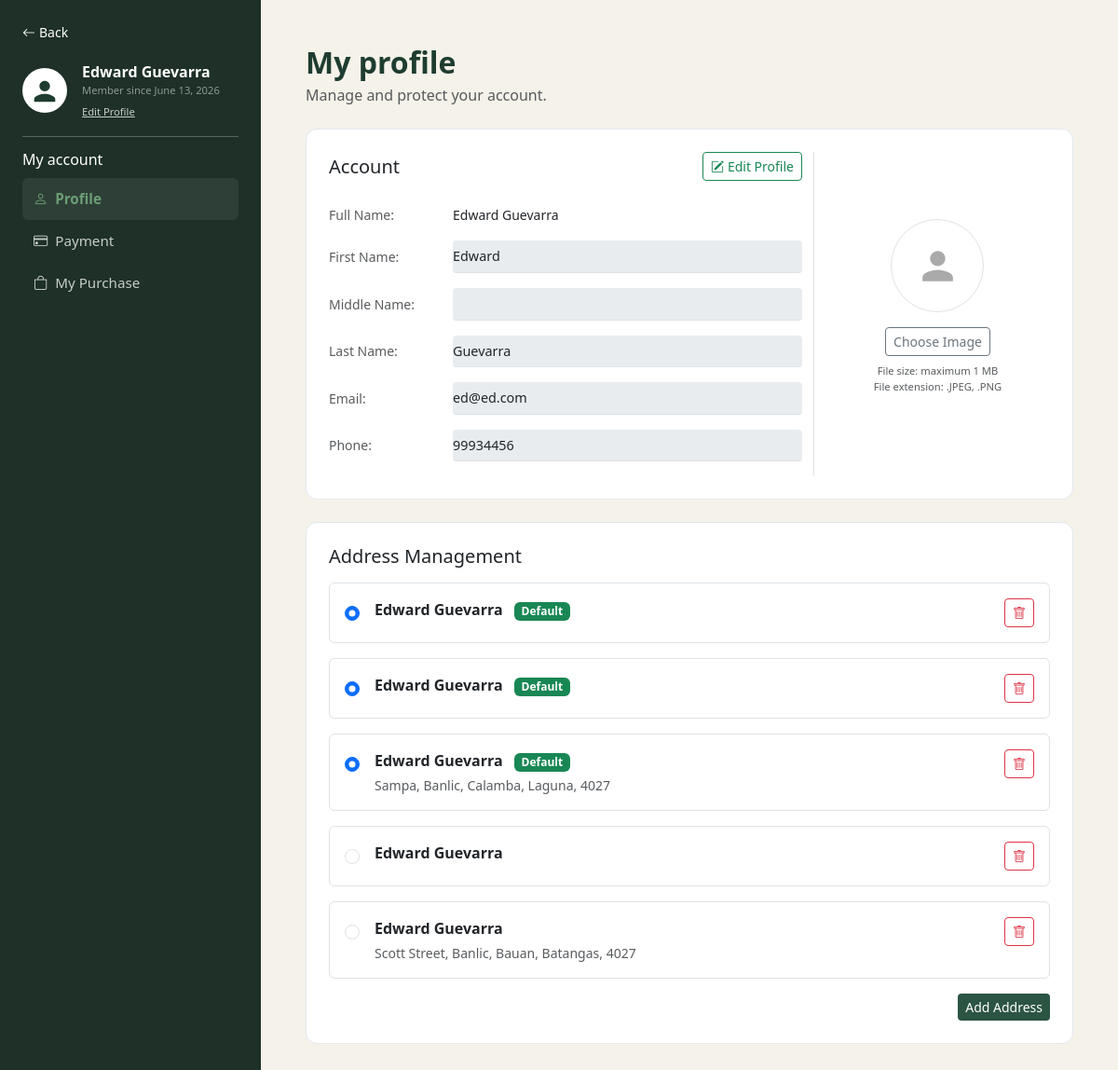
Page /profile.php (signed in) on the committed database.
### tables this page shows
CREATE TABLE `users` (
  `id` int(11) NOT NULL,
  `name` varchar(100) NOT NULL,
  `first_name` varchar(120) DEFAULT NULL,
  `middle_name` varchar(120) DEFAULT NULL,
  `last_name` varchar(120) DEFAULT NULL,
  `email` varchar(100) NOT NULL,
  `phone_num` varchar(20) DEFAULT NULL,
  `password` varchar(255) NOT NULL,
  `role` enum('user','admin') DEFAULT 'user',
  `created_at` timestamp NOT NULL DEFAULT current_timestamp()
);

CREATE TABLE `addresses` (
  `id` int(11) NOT NULL,
  `user_id` int(11) NOT NULL,
  `address_type` enum('shipping','billing') DEFAULT 'shipping',
  `address_label` varchar(50) DEFAULT NULL,
  `street_address` varchar(255) NOT NULL,
  `region` varchar(100) NOT NULL DEFAULT '',
  `city` varchar(100) NOT NULL DEFAULT '',
  `barangay` varchar(100) NOT NULL,
  `postal_code` varchar(10) NOT NULL,
  `landmark` varchar(255) DEFAULT NULL,
  `is_default_shipping` tinyint(1) DEFAULT 0,
  `is_default_billing` tinyint(1) DEFAULT 0,
  `created_at` timestamp NOT NULL DEFAULT current_timestamp(),
  `updated_at` timestamp NOT NULL DEFAULT current_timestamp() ON UPDATE current_timestamp()
);

### profile.php (the view, shortened to what this page needs)
<?php
function buildFullName(?string $firstName, ?string $middleName, ?string $lastName): string
{
    $parts = [];
    $firstName = trim((string) $firstName);
    $middleName = trim((string) $middleName);
    $lastName = trim((string) $lastName);
    if ($firstName !== '') {
        $parts[] = $firstName;
    }
    if ($lastName !== '') {
        $parts[] = $lastName;
    }
    return trim(implode(' ', $parts));
}
$database = new Database();
$conn = $database->getConnection();
$user_id = $_COOKIE['user_id'] ?? $_SESSION['user_id'];
$stmt = $conn->prepare("SELECT * FROM users WHERE id = ?");
$stmt->bind_param("i", $user_id);
$stmt->execute();
$user = $stmt->get_result()->fetch_assoc();
$displayName = buildFullName($user['first_name'] ?? '', $user['middle_name'] ?? '', $user['last_name'] ?? '');
function loadAddresses($conn, $user_id)
{
    $addresses = [];
    $addrStmt = $conn->prepare("SELECT * FROM addresses WHERE user_id = ? ORDER BY is_default_shipping DESC, id DESC, created_at DESC");
    if ($addrStmt) {
        $addrStmt->bind_param("i", $user_id);
        $addrStmt->execute();
        $result = $addrStmt->get_result();
        while ($row = $result->fetch_assoc()) {
            $addresses[] = $row;
        }
    }
    return $addresses;
}
$addresses = loadAddresses($conn, $user_id);
$member_since = date("F j, Y", strtotime($user['created_at']));
$profilePhone = isset($user['phone_num']) && $user['phone_num'] !== null ? (string) $user['phone_num'] : '';
?>
<!DOCTYPE html>
<html lang="en">
<head>
    <link href="https://cdn.jsdelivr.net/npm/bootstrap@5.3.3/dist/css/bootstrap.min.css" rel="stylesheet">
    <link href="https://cdn.jsdelivr.net/npm/bootstrap-icons@1.11.3/font/bootstrap-icons.min.css" rel="stylesheet">
    <link rel="stylesheet" href="styles/profile.css">
</head>
<body>
    <div class="d-flex">
        <aside id="sidebar" class="p-4 d-flex flex-column gap-3">
            <div id="sidebarBody">
                <a href="index.php" class="text-white text-decoration-none small">
                    <i class="bi bi-arrow-left me-1"></i>Back
                </a>
                <div class="d-flex align-items-center gap-3 pb-3 border-bottom border-white border-opacity-25 mt-2">
                    <div class="avatar-circle"></div>
                    <div>
                        <div class="fw-semibold text-white"><?= htmlspecialchars($displayName) ?></div>
                        <div class="text-white opacity-50" style="font-size:.7rem;">Member since
                            <?= htmlspecialchars($member_since) ?></div>
                        <a href="#" id="sidebarEditProfile" class="text-white opacity-75 text-decoration-underline"
                            style="font-size:.7rem;">Edit Profile</a>
                    </div>
                </div>
                <nav>
                    <p class="text-white fs-6 fw-medium mb-2">My account</p>
                    <ul class="list-unstyled mb-0">
                        <li class="nav-link-side active" data-target="profile-panel"><i
                                class="bi bi-person me-2"></i>Profile</li>
                        <li class="nav-link-side" data-target="payment-panel"><i class="bi bi-credit-card me-2"></i>Payment
                        </li>
                        <li class="nav-link-side" data-target="purchase-panel"><i class="bi bi-bag me-2"></i>My Purchase
                        </li>
                    </ul>
                </nav>
            </div>
        </aside>
        <main class="flex-grow-1 p-5">
            <div class="content-header mb-4">
                <h2 class="fw-bold mb-1">My profile</h2>
                <p class="text-muted mb-0">Manage and protect your account.</p>
            </div>
            <section id="profile-panel" class="content-panel">
                <div class="card mb-4 p-4">
                    <div class="row g-4">
                        <div class="col-lg-8">
                            <div class="d-flex justify-content-between align-items-center mb-4">
                                <h5 class="fw-medium mb-0">Account</h5>
                                <button type="button" id="unlockProfileBtn" class="btn btn-sm btn-outline-success"><i
                                        class="bi bi-pencil-square me-1"></i>Edit Profile</button>
                            </div>
                            <form method="post" id="profileForm">
                                <div class="row align-items-center mb-3">
                                    <label class="col-4 col-sm-3 text-muted small">Full Name:</label>
                                    <div class="col"><span class="small"><?= htmlspecialchars($displayName ?: 'N/A') ?></span></div>
                                </div>
                                <div class="row align-items-center mb-3">
                                    <label class="col-4 col-sm-3 text-muted small">First Name:</label>
                                    <div class="col">
                                        <input type="text" name="first_name" id="profileFirstName"
                                            class="input-underline form-control form-control-sm"
                                            value="<?= htmlspecialchars($user['first_name'] ?? '') ?>" disabled required>
                                    </div>
                                </div>
                                <div class="row align-items-center mb-3">
                                    <label class="col-4 col-sm-3 text-muted small">Middle Name:</label>
                                    <div class="col">
                                        <input type="text" name="middle_name" id="profileMiddleName"
                                            class="input-underline form-control form-control-sm"
                                            value="<?= htmlspecialchars($user['middle_name'] ?? '') ?>" disabled>
                                    </div>
                                </div>
                                <div class="row align-items-center mb-3">
                                    <label class="col-4 col-sm-3 text-muted small">Last Name:</label>
                                    <div class="col">
                                        <input type="text" name="last_name" id="profileLastName"
                                            class="input-underline form-control form-control-sm"
                                            value="<?= htmlspecialchars($user['last_name'] ?? '') ?>" disabled required>
                                    </div>
                                </div>
                                <div class="row align-items-center mb-3">
                                    <label class="col-4 col-sm-3 text-muted small">Email:</label>
                                    <div class="col">
                                        <input type="email" name="email" id="profileEmail"
                                            class="input-underline form-control form-control-sm"
                                            value="<?= htmlspecialchars($user['email'] ?? '') ?>" disabled required>
                                    </div>
                                </div>
                                <div class="row align-items-center mb-3">
                                    <label class="col-4 col-sm-3 text-muted small">Phone:</label>
                                    <div class="col">
                                        <input type="text" id="profilePhone" name="phone_num"
                                            class="input-underline form-control form-control-sm"
                                            value="<?= htmlspecialchars($profilePhone) ?>" disabled>
                                    </div>
                                </div>
                            </form>
                        </div>
                        <div class="col-lg-4 d-flex flex-column align-items-center justify-content-center border-start">
                            <div class="upload-circle mb-3"></div>
                            <button class="btn btn-outline-secondary btn-sm">Choose Image</button>
                            <p class="text-muted mt-2 text-center" style="font-size:.7rem; line-height:1.5;">
                                File size: maximum 1 MB<br>File extension: .JPEG, .PNG
                            </p>
                        </div>
                    </div>
                </div>
                <div class="card p-4">
                    <h5 class="fw-medium mb-3">Address Management</h5>
                    <?php if (empty($addresses)): ?>
                        <p class="text-muted small mb-3">No address on file.</p>
                    <?php else: ?>
                        <div class="d-grid gap-3 mb-3">
                            <?php foreach ($addresses as $addr): ?>
                                <div class="border rounded p-3 bg-white">
                                    <div class="d-flex justify-content-between align-items-start gap-3 flex-wrap">
                                        <div class="d-flex align-items-start gap-3">
                                            <div class="pt-1">
                                                <form method="post" class="m-0 auto-submit-form">
                                                    <input type="radio" name="is_default_shipping"
                                                        class="form-check-input address-radio-click"
                                                        value="<?= (int) $addr['id'] ?>" <?= (int) $addr['is_default_shipping'] === 1 ? 'checked' : '' ?>>
                                                </form>
                                            </div>
                                            <div>
                                                <div class="fw-semibold mb-1">
                                                    <?= htmlspecialchars($user['name'] ?? '') ?>
                                                    <?php if ((int) $addr['is_default_shipping'] === 1): ?>
                                                        <span class="badge bg-success ms-2">Default</span>
                                                    <?php endif; ?>
                                                </div>
                                                <div class="text-muted small">
                                                    <?= htmlspecialchars(trim(($addr['street_address'] ?? '') . ', ' . ($addr['barangay'] ?? '') . ', ' . ($addr['city'] ?? '') . ', ' . ($addr['region'] ?? '') . ', ' . ($addr['postal_code'] ?? ''), ', ')) ?>
                                                </div>
                                            </div>
                                        </div>
                                        <div class="d-flex gap-2 justify-content-end align-items-center">
                                            <form method="post" class="m-0"
                                                onsubmit="return confirm('Are you sure you want to delete this address?');">
                                                <button type="submit" class="btn btn-outline-danger btn-sm"><i
                                                        class="bi bi-trash"></i></button>
                                            </form>
                                        </div>
                                    </div>
                                </div>
                            <?php endforeach; ?>
                        </div>
                    <?php endif; ?>
                    <div class="d-flex gap-2 justify-content-end flex-wrap">
                        <button class="btn btn-farm btn-sm" id="showAddAddress" type="button">Add Address</button>
                    </div>
                </div>
            </section>
        </main>
    </div>
</body>
</html>

### styles/profile.css (style rules this page uses)
:root { --green-dark: #1e3d30; --green-mid: #2c5443; --green-accent: #6c9e75; --bg-light: #f9f8f6; }
body { background-color: #f5f2ea; }
#sidebar { width: 280px; min-width: 280px; background-color: #1e3028; min-height: 100vh; }
.avatar-circle { width: 48px; height: 48px; border-radius: 50%; flex-shrink: 0; }
.nav-link-side { color: rgba(255, 255, 255, 0.75); padding: 0.7rem 0.75rem; border-radius: 6px; font-size: 0.95rem; transition: all 0.2s; cursor: pointer; }
.nav-link-side.active { color: var(--green-accent); font-weight: 600; background: rgba(255, 255, 255, 0.07); }
.content-header h2 { color: var(--green-dark); }
.card { border-radius: 12px; border-color: #e2e8f0; }
.input-underline { border: none; border-bottom: 1px solid #dee2e6; outline: none; background: transparent; font-size: 0.9rem; padding: 6px 0; flex: 1; }
.upload-circle { width: 100px; height: 100px; border-radius: 50%; border: 1px solid #dee2e6; }
.btn-farm { background: var(--green-mid); color: #fff; border: none; }

### profile.php (style rules this page uses)
@media (min-width: 768px) { #sidebarBody { display: flex !important; flex-direction: column; gap: 0.75rem; } }

### rows in the picture
users: displayName "Edward Guevarra", created_at "June 13, 2026", first_name+middle_name+last_name "Edward Guevarra", first_name "Edward", last_name "Guevarra", email "ed@ed.com", phone_num "99934456"
addresses: is_default_shipping "☑", user.name "Edward Guevarra", shows "Default"
addresses: is_default_shipping "☑", user.name "Edward Guevarra", shows "Default"
addresses: is_default_shipping "☑", user.name "Edward Guevarra", shows "Default", street_address+barangay+city "Sampa, Banlic, Calamba, Laguna, 4027"
addresses: user.name "Edward Guevarra"
addresses: user.name "Edward Guevarra", street_address+barangay+city "Scott Street, Banlic, Bauan, Batangas, 4027"
